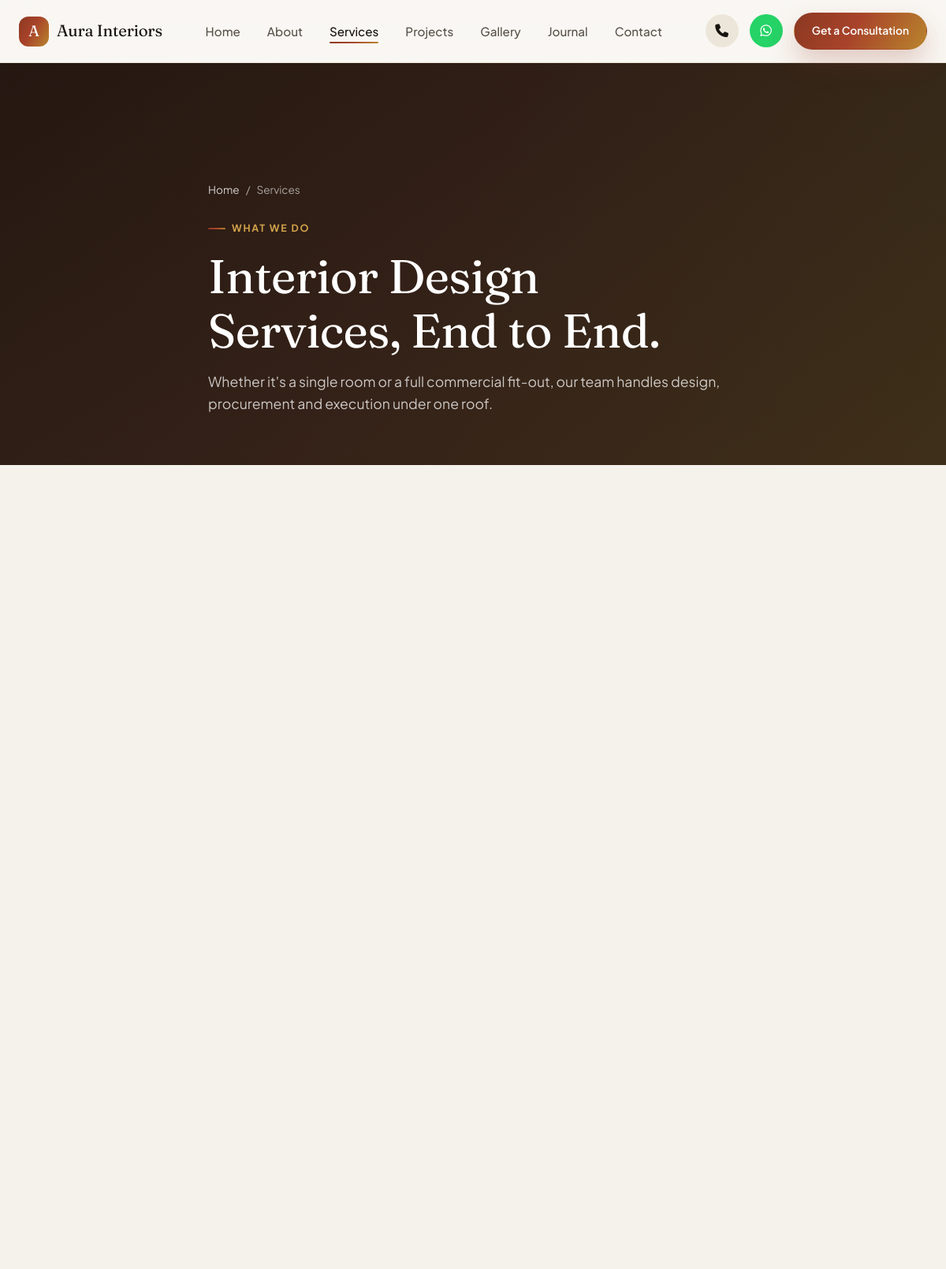
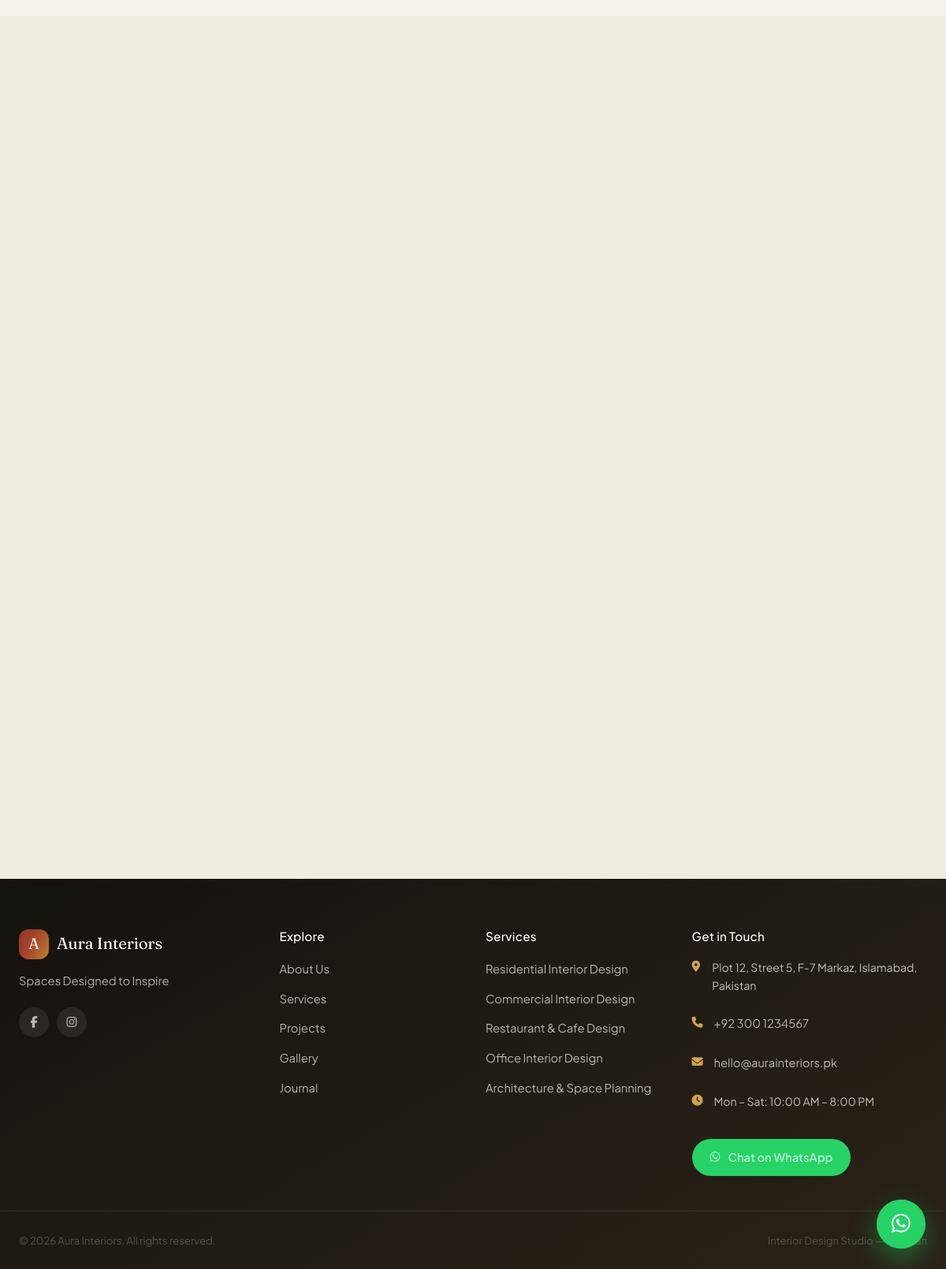
/services.php, run on the app's committed database (2 pictures, top to bottom).
### tables this page shows
CREATE TABLE `social_links` (
  `id` INT UNSIGNED AUTO_INCREMENT PRIMARY KEY,
  `platform` VARCHAR(40) NOT NULL,
  `url` VARCHAR(255) NOT NULL,
  `icon_class` VARCHAR(60) NOT NULL,
  `sort_order` SMALLINT NOT NULL DEFAULT 0,
  `is_active` TINYINT(1) NOT NULL DEFAULT 1
);

CREATE TABLE `services` (
  `id` INT UNSIGNED AUTO_INCREMENT PRIMARY KEY,
  `title` VARCHAR(150) NOT NULL,
  `slug` VARCHAR(170) NOT NULL UNIQUE,
  `short_description` VARCHAR(500) NULL,
  `content` TEXT NULL,
  `image_path` VARCHAR(255) NULL,
  `icon_class` VARCHAR(60) NULL,
  `sort_order` SMALLINT NOT NULL DEFAULT 0,
  `is_published` TINYINT(1) NOT NULL DEFAULT 1,
  `created_at` DATETIME NOT NULL DEFAULT CURRENT_TIMESTAMP,
  `updated_at` DATETIME NOT NULL DEFAULT CURRENT_TIMESTAMP ON UPDATE CURRENT_TIMESTAMP,
  INDEX `idx_services_published` (`is_published`,`sort_order`)
);

### includes/functions.php (called while the page is built, shortened)
<?php
function e(?string $value): string
{
    return htmlspecialchars($value ?? '', ENT_QUOTES, 'UTF-8');
}
function get_settings(): array
{
    static $settings = null;
    if ($settings === null) {
        $settings = [];
        $stmt = db()->query('SELECT setting_key, setting_value FROM settings');
        foreach ($stmt->fetchAll() as $row) {
            $settings[$row['setting_key']] = $row['setting_value'];
        }
    }
    return $settings;
}
function setting(string $key, string $default = ''): string
{
    $settings = get_settings();
    return $settings[$key] ?? $default;
}
function whatsapp_link(?string $message = null): string
{
    $number = preg_replace('/\D+/', '', setting('whatsapp_number', ''));
    $msg = $message ?? setting('whatsapp_default_message', '');
    return 'https://wa.me/' . $number . '?text=' . rawurlencode($msg);
}
function tel_link(): string
{
    $phone = preg_replace('/[^\d+]/', '', setting('phone', ''));
    return 'tel:' . $phone;
}
function asset(string $path): string
{
    return BASE_URL . '/' . ltrim($path, '/');
}

### config/database.php (called while the page is built, shortened)
<?php
function db(): PDO
{
    static $pdo = null;
    if ($pdo instanceof PDO) {
        return $pdo;
    }
    $dsn = 'mysql:host=' . DB_HOST . ';dbname=' . DB_NAME . ';charset=' . DB_CHARSET;
    try {
        $pdo = new PDO($dsn, DB_USER, DB_PASS, [
            PDO::ATTR_ERRMODE            => PDO::ERRMODE_EXCEPTION,
            PDO::ATTR_DEFAULT_FETCH_MODE => PDO::FETCH_ASSOC,
            PDO::ATTR_EMULATE_PREPARES   => false,
        ]);
    } catch (PDOException $e) {
        http_response_code(500);
        if (defined('SITE_ENV') && SITE_ENV === 'local') {
            die('Database connection failed: ' . $e->getMessage());
        }
        die('We are experiencing a temporary issue. Please try again shortly.');
    }
    return $pdo;
}

### services.php (the view, shortened to what this page needs)
<?php
$page = [
    'title' => 'Interior Design Services in Pakistan — ' . setting('company_name'),
    'description' => 'Residential, commercial, restaurant, office and turnkey interior design services across Pakistan, delivered by ' . setting('company_name') . '.',
    'canonical' => BASE_URL . '/services.php',
    'schema' => [schema_breadcrumbs([
        ['name' => 'Home', 'url' => BASE_URL . '/index.php'],
        ['name' => 'Services', 'url' => BASE_URL . '/services.php'],
    ])],
];
require __DIR__ . '/includes/header.php';
?>
<section class="page-hero">
  <div class="container page-hero__inner">
    <div class="breadcrumb"><a href="<?= asset('index.php') ?>">Home</a> / <span>Services</span></div>
    <div class="eyebrow" style="color:#D2A24C">What We Do</div>
    <h1>Interior Design Services, End to End.</h1>
    <p>Whether it's a single room or a full commercial fit-out, our team handles design, procurement and execution under one roof.</p>
  </div>
</section>
<section class="section">
  <div class="container">
    <div class="service-grid">
    </div>
  </div>
</section>
<section class="section section--tint">
  <div class="container">
  </div>
</section>
<?php require __DIR__ . '/includes/footer.php'; ?>

### includes/footer.php (shortened to what this page needs)
</main>
<footer class="site-footer">
  <div class="container footer-grid">
    <div class="footer-col footer-col--brand">
      <a href="<?= asset('index.php') ?>" class="brand brand--footer">
        <?php if (setting('logo_path')): ?>
          <img src="<?= e(img(setting('logo_path'))) ?>" alt="<?= e(setting('company_name')) ?>" class="brand__logo">
        <?php else: ?>
          <span class="brand__mark">A</span>
          <span class="brand__name"><?= e(setting('company_name')) ?></span>
        <?php endif; ?>
      </a>
      <p class="footer-tagline"><?= e(setting('tagline')) ?></p>
      <div class="footer-socials">
        <?php
        $socials = db()->query('SELECT * FROM social_links WHERE is_active = 1 AND url != "" ORDER BY sort_order')->fetchAll();
        foreach ($socials as $s): ?>
          <a href="<?= e($s['url']) ?>" target="_blank" rel="noopener" aria-label="<?= e($s['platform']) ?>"><i class="<?= e($s['icon_class']) ?>"></i></a>
        <?php endforeach; ?>
      </div>
    </div>
    <div class="footer-col">
      <h4>Explore</h4>
      <ul>
        <li><a href="<?= asset('about.php') ?>">About Us</a></li>
        <li><a href="<?= asset('services.php') ?>">Services</a></li>
        <li><a href="<?= asset('projects.php') ?>">Projects</a></li>
        <li><a href="<?= asset('gallery.php') ?>">Gallery</a></li>
        <li><a href="<?= asset('blog.php') ?>">Journal</a></li>
      </ul>
    </div>
    <div class="footer-col">
      <h4>Services</h4>
      <ul>
        <?php
        $footerServices = db()->query('SELECT title, slug FROM services WHERE is_published = 1 ORDER BY sort_order LIMIT 5')->fetchAll();
        foreach ($footerServices as $fs): ?>
          <li><a href="<?= asset('service-detail.php?slug=' . urlencode($fs['slug'])) ?>"><?= e($fs['title']) ?></a></li>
        <?php endforeach; ?>
      </ul>
    </div>
    <div class="footer-col">
      <h4>Get in Touch</h4>
      <ul class="footer-contact">
        <li><i class="fa-solid fa-location-dot"></i><span><?= e(setting('address')) ?></span></li>
        <li><i class="fa-solid fa-phone"></i><a href="<?= tel_link() ?>"><?= e(setting('phone')) ?></a></li>
        <li><i class="fa-solid fa-envelope"></i><a href="mailto:<?= e(setting('email')) ?>"><?= e(setting('email')) ?></a></li>
        <li><i class="fa-solid fa-clock"></i><span><?= e(setting('business_hours')) ?></span></li>
      </ul>
      <a href="<?= e(whatsapp_link()) ?>" target="_blank" rel="noopener" class="btn btn--whatsapp btn--sm" onclick="trackEvent('whatsapp_click','footer')">
        <i class="fa-brands fa-whatsapp"></i> Chat on WhatsApp
      </a>
    </div>
  </div>
  <div class="footer-bottom">
    <div class="container footer-bottom__inner">
      <p>&copy; <?= date('Y') ?> <?= e(setting('company_name')) ?>. All rights reserved.</p>
      <p class="footer-credit">Interior Design Studio — Pakistan</p>
    </div>
  </div>
</footer>
<a href="<?= e(whatsapp_link()) ?>" target="_blank" rel="noopener" class="whatsapp-float" aria-label="Chat on WhatsApp" onclick="trackEvent('whatsapp_click','floating_button')">
  <i class="fa-brands fa-whatsapp"></i>
  <span class="whatsapp-float__pulse"></span>
</a>
</body>
</html>

### data on the page
services: title "Residential Interior Design"
services: title "Commercial Interior Design"
services: title "Restaurant & Cafe Design"
services: title "Office Interior Design"
services: title "Architecture & Space Planning"

### other printed values
setting('company_name') "Aura Interiors"
setting('tagline') "Spaces Designed to Inspire"
setting('address') "Plot 12, Street 5, F-7 Markaz, Islamabad, Pakistan"
setting('phone') "+92 300 1234567"
setting('email') "hello@aurainteriors.pk"
setting('business_hours') "Mon – Sat: 10:00 AM – 8:00 PM"
